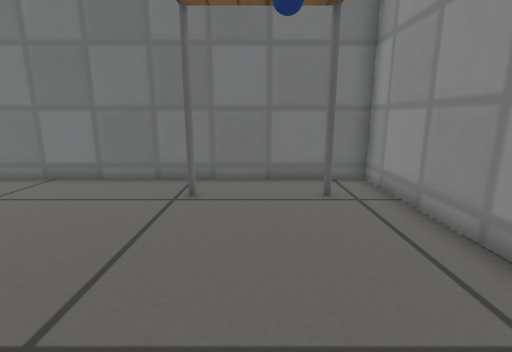
view 1 (above)

12 first-person views from a walk through a world built for the Gazebo simulator. The camera is 0.44 m above the floor, tilts 12° down and sees 85° across. The floor is counted in squares, 0.2 m on a side. Each view is taken from the middle of a square. On the plan, view 1 faces up. The plan holds only what a view shows up to about 17 squares ahead; the rest is blank. Simple patterns stand in for the simulator's built-in surfaces. Simple shapes stand in for some stock models.

view 2
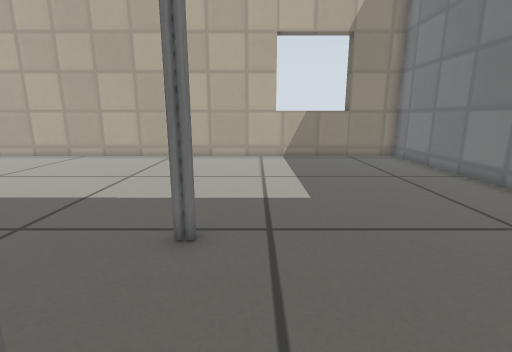

view 3
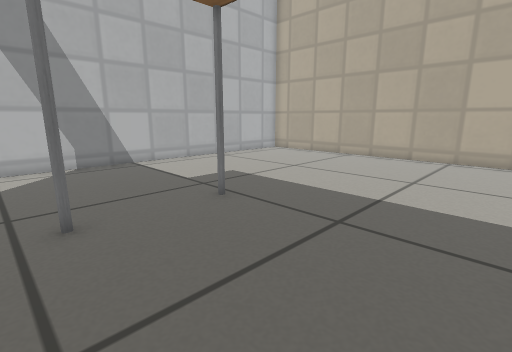

view 4
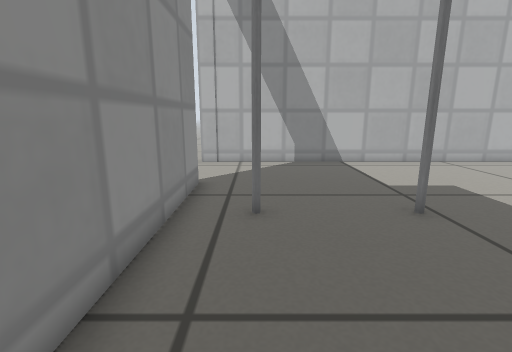

view 5
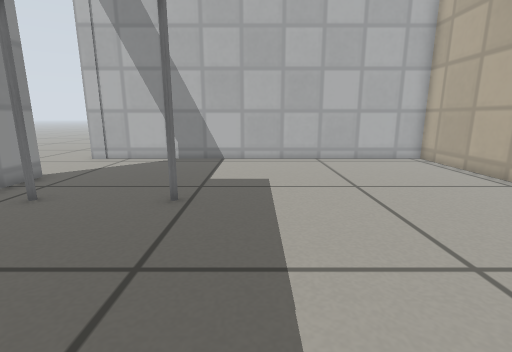

view 6
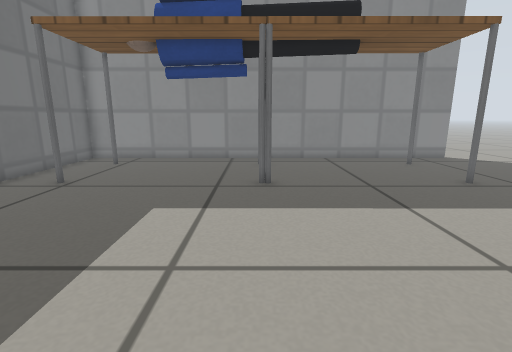

view 7
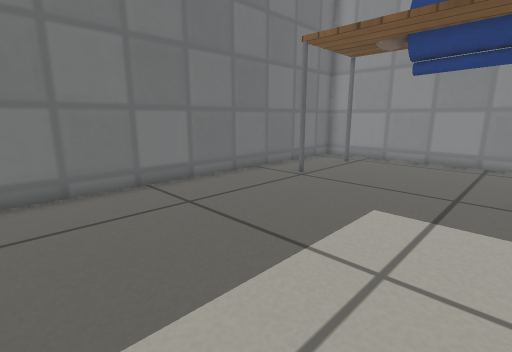

view 8
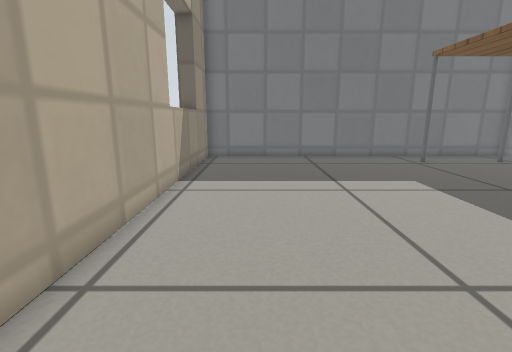

view 9
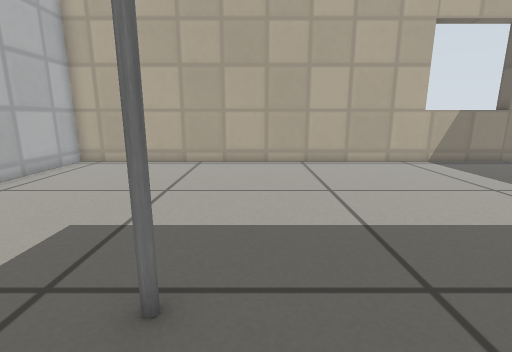

view 10
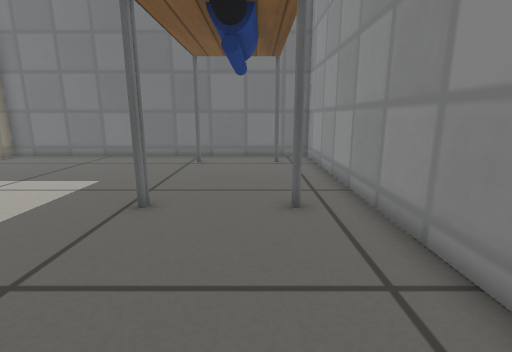

view 11
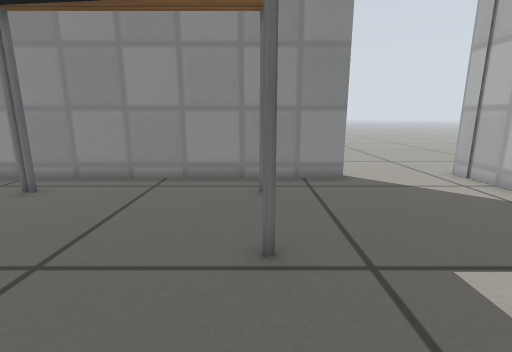

view 12
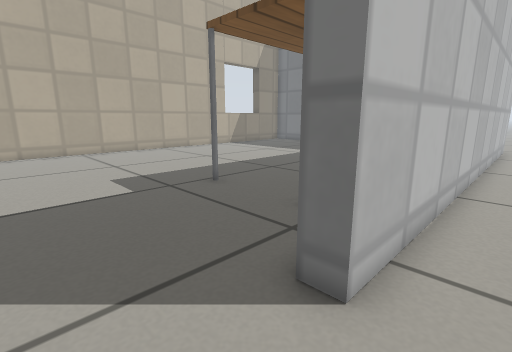

### Floor plan
Points are (right, up) in squares from view 1. A wall is a line through its corners. A room is listed if a view was taken in it or the views show most of it. See-through windows are left out.
Room 1 (views 1, 2, 3, 4, 5, 6, 7, 8, 9, 10, 11)
walls: (3.9, -9.1) (3.9, 9.8) (-12.7, 9.8) (-12.7, -13.7) (4.8, -13.7)
ways out: open door at (4.5, -11.5) to room 2
objects: table (-2, -6); table (-2, 1); table (-2, 8); table (2, -6); table (2, 1); table (2, 8)
Room 2 (view 12)
walls: (4.7, 10.5) (4.7, -9.1)
ways out: open door at (4.5, -11.5) to room 1

Positions as (right, up) in squares from view 1, and headings:
1: (0, 0), facing up
2: (3, 2), facing left
3: (3, 0), facing down-left
4: (2, 0), facing down
5: (-4, 1), facing down
6: (-11, 1), facing right
7: (-11, 1), facing up-right
8: (-10, -6), facing up
9: (1, -5), facing left
10: (1, -6), facing up
11: (-6, -6), facing right
12: (6, -12), facing up-left
